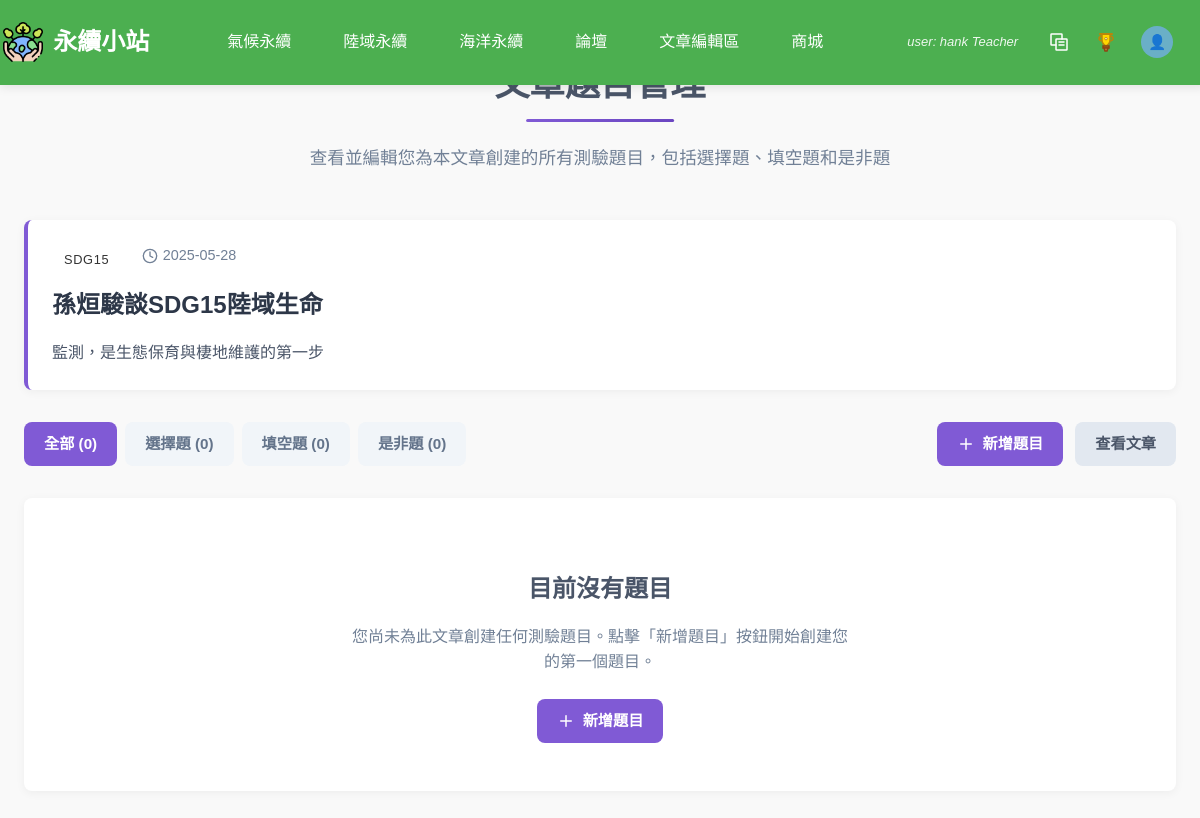
/php/article_questions.php?article_id=11 (signed in), run on an earlier commit of the app's database.
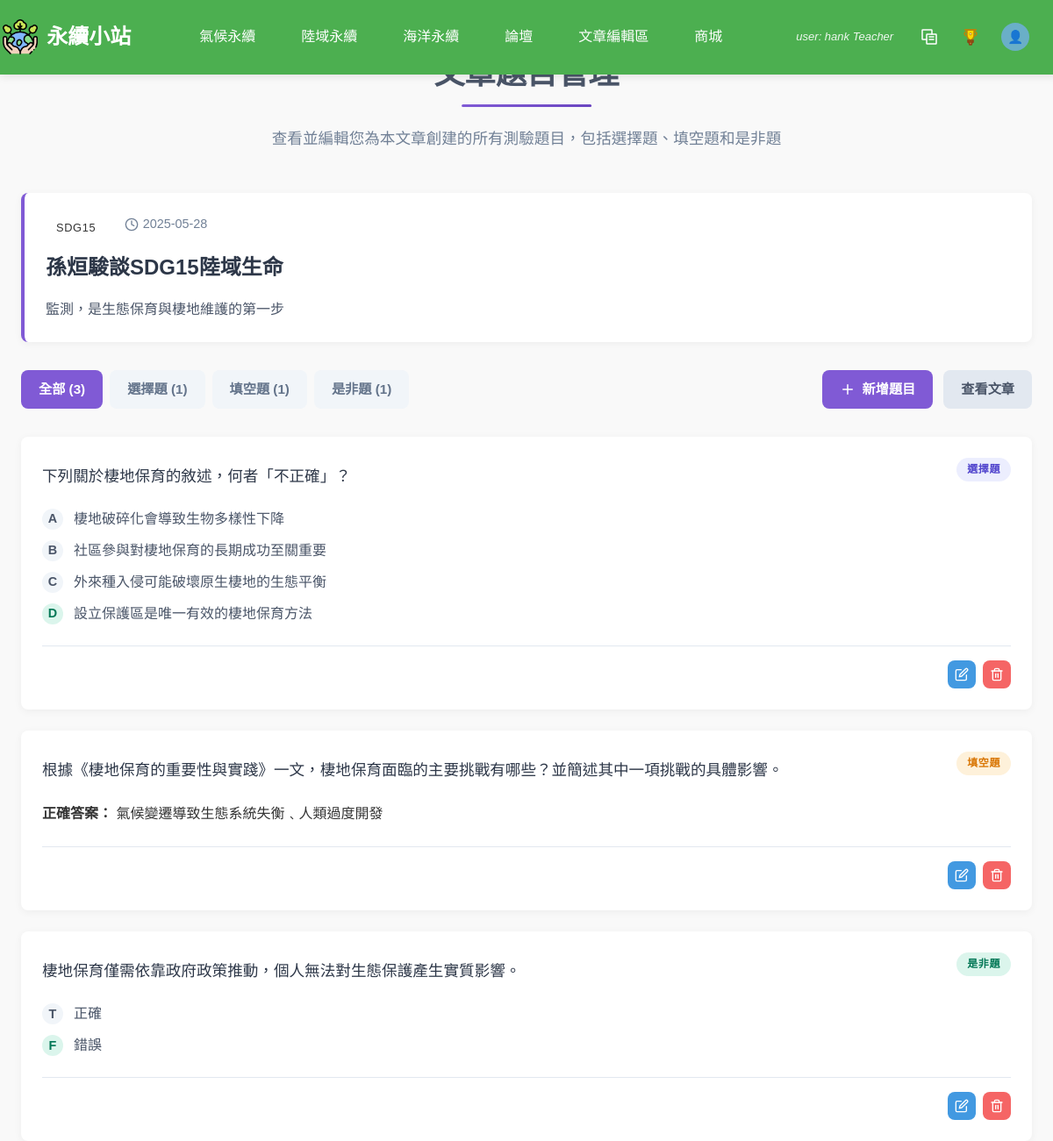
And on a later commit of the database.
### tables this page shows
CREATE TABLE `article` (
  `ArticleID` int(11) NOT NULL COMMENT '文章編號 (PK)',
  `Title` varchar(100) NOT NULL COMMENT '標題',
  `Category` varchar(50) NOT NULL COMMENT '分類',
  `ImageURL` varchar(255) DEFAULT NULL COMMENT '圖片網址',
  `Description` text DEFAULT NULL COMMENT '簡介',
  `ArticleURL` varchar(255) NOT NULL COMMENT '文章網址',
  `UserID` int(11) NOT NULL,
  `Content` longtext DEFAULT NULL COMMENT '文章內容',
  `created_at` timestamp NOT NULL DEFAULT current_timestamp(),
  `teacher_summary` longtext DEFAULT NULL COMMENT '老師重點整理'
);

CREATE TABLE `choicequiz` (
  `choiceID` int(11) NOT NULL COMMENT '選擇題編號 (PK)',
  `QuestionText` text NOT NULL COMMENT '問題文字',
  `OptionA` varchar(100) NOT NULL COMMENT '選項A',
  `OptionB` varchar(100) NOT NULL COMMENT '選項B',
  `OptionC` varchar(100) NOT NULL COMMENT '選項C',
  `OptionD` varchar(100) NOT NULL COMMENT '選項D',
  `CorrectAnswer` char(1) NOT NULL COMMENT '正確答案 (A/B/C/D)',
  `UserID` int(11) NOT NULL COMMENT '出題者 (FK to User)',
  `ArticleID` int(11) DEFAULT NULL COMMENT 'FK to Article'
);

CREATE TABLE `fillquiz` (
  `fillID` int(11) NOT NULL COMMENT '填充題編號 (PK)',
  `QuestionText` text NOT NULL COMMENT '問題文字',
  `CorrectAnswer` varchar(255) NOT NULL COMMENT '正確答案',
  `UserID` int(11) NOT NULL COMMENT '出題者 (FK to User)',
  `ArticleID` int(11) DEFAULT NULL COMMENT 'FK to Article'
);

CREATE TABLE `tfquiz` (
  `tfID` int(11) NOT NULL COMMENT '是非題編號 (PK)',
  `QuestionText` text NOT NULL COMMENT '問題文字',
  `OptionA` varchar(100) NOT NULL COMMENT '選項A',
  `OptionB` varchar(100) NOT NULL COMMENT '選項B',
  `CorrectAnswer` tinyint(1) NOT NULL COMMENT '正確答案 (True/False)',
  `UserID` int(11) NOT NULL COMMENT '出題者 (FK to User)',
  `ArticleID` int(11) DEFAULT NULL COMMENT 'FK to Article'
);

### php/article_questions.php (the view, shortened to what the rows shown need)
<?php
require_once 'db_connect.php';
$article_id = isset($_GET['article_id']) ? $_GET['article_id'] : null;
$user_id = $_SESSION['user_id'] ?? null;
$check_sql = "SELECT * FROM article WHERE ArticleID = ? AND UserID = ?";
$check_stmt = $conn->prepare($check_sql);
if ($check_stmt) {
    $check_stmt->bind_param("ss", $article_id, $user_id);
    $check_stmt->execute();
    $check_result = $check_stmt->get_result();
    $article = $check_result->fetch_assoc();
} else {
    header("Location: teacher_articles.php");
    exit();
}
$question_type = isset($_GET['type']) ? $_GET['type'] : 'all';
$choice_questions = [];
if ($question_type == 'all' || $question_type == 'choice') {
    $choice_sql = "SELECT * FROM choicequiz WHERE ArticleID = ? AND UserID = ?";
    $choice_stmt = $conn->prepare($choice_sql);
    if ($choice_stmt) {
        $choice_stmt->bind_param("ss", $article_id, $user_id);
        $choice_stmt->execute();
        $choice_result = $choice_stmt->get_result();
        while ($row = $choice_result->fetch_assoc()) {
            $row['type'] = 'choice';
            $choice_questions[] = $row;
        }
    }
}
$fill_questions = [];
if ($question_type == 'all' || $question_type == 'fill') {
    $fill_sql = "SELECT * FROM fillquiz WHERE ArticleID = ? AND UserID = ?";
    $fill_stmt = $conn->prepare($fill_sql);
    if ($fill_stmt) {
        $fill_stmt->bind_param("ss", $article_id, $user_id);
        $fill_stmt->execute();
        $fill_result = $fill_stmt->get_result();
        while ($row = $fill_result->fetch_assoc()) {
            $row['type'] = 'fill';
            $fill_questions[] = $row;
        }
    }
}
$tf_questions = [];
if ($question_type == 'all' || $question_type == 'tf') {
    $tf_sql = "SELECT * FROM tfquiz WHERE ArticleID = ? AND UserID = ?";
    $tf_stmt = $conn->prepare($tf_sql);
    if ($tf_stmt) {
        $tf_stmt->bind_param("ss", $article_id, $user_id);
        $tf_stmt->execute();
        $tf_result = $tf_stmt->get_result();
        while ($row = $tf_result->fetch_assoc()) {
            $row['type'] = 'tf';
            $tf_questions[] = $row;
        }
    }
}
$all_questions = array_merge($choice_questions, $fill_questions, $tf_questions);
$time_field = '';
if (!empty($all_questions)) {
    $first_question = reset($all_questions);
}
if (!empty($time_field)) {
    usort($all_questions, function($a, $b) use ($time_field) {
        return strtotime($b[$time_field] ?? 0) - strtotime($a[$time_field] ?? 0);
    });
} else {
    usort($all_questions, function($a, $b) {
        $a_id = 0;
        $b_id = 0;
        if ($a['type'] === 'choice') {
            foreach (['ChoiceQuizID', 'QuizID', 'ID', 'Id', 'id'] as $field) {
                if (isset($a[$field])) {
                    $a_id = $a[$field];
                    break;
                }
            }
        } elseif ($a['type'] === 'fill') {
            foreach (['FillQuizID', 'QuizID', 'ID', 'Id', 'id'] as $field) {
                if (isset($a[$field])) {
                    $a_id = $a[$field];
                    break;
                }
            }
        } elseif ($a['type'] === 'tf') {
            foreach (['TFQuizID', 'QuizID', 'ID', 'Id', 'id'] as $field) {
                if (isset($a[$field])) {
                    $a_id = $a[$field];
                    break;
                }
            }
        }
        if ($b['type'] === 'choice') {
            foreach (['ChoiceQuizID', 'QuizID', 'ID', 'Id', 'id'] as $field) {
                if (isset($b[$field])) {
                    $b_id = $b[$field];
                    break;
                }
            }
        } elseif ($b['type'] === 'fill') {
            foreach (['FillQuizID', 'QuizID', 'ID', 'Id', 'id'] as $field) {
                if (isset($b[$field])) {
                    $b_id = $b[$field];
                    break;
                }
            }
        } elseif ($b['type'] === 'tf') {
            foreach (['TFQuizID', 'QuizID', 'ID', 'Id', 'id'] as $field) {
                if (isset($b[$field])) {
                    $b_id = $b[$field];
                    break;
                }
            }
        }
        return $b_id - $a_id;
    });
}
$total_count = count($all_questions);
$page = isset($_GET['page']) ? (int)$_GET['page'] : 1;
$per_page = 10;
$total_pages = ceil($total_count / $per_page);
$page = max(1, min($page, $total_pages));
$start = ($page - 1) * $per_page;
$current_questions = array_slice($all_questions, $start, $per_page);
?>
<!DOCTYPE html>
<html lang="zh-TW">
<head>
    <link rel="stylesheet" href="../css/nav3.css">
    <link rel="stylesheet" href="../css/article_questions.css">
</head>
<body>
    <header>
        <?php include "nav.php"; ?>
    </header>
    <main class="container">
        <div class="page-header">
            <h1>文章題目管理</h1>
        </div>
        <div class="article-info">
            <?php
            $category_class = '';
            ?>
            <span class="category <?php echo $category_class; ?>"><?php echo htmlspecialchars($article['Category'] ?? '未分類'); ?></span>
            <span class="date">
                <svg xmlns="http://www.w3.org/2000/svg" viewBox="0 0 24 24" fill="none" stroke="currentColor" stroke-width="2" stroke-linecap="round" stroke-linejoin="round">
                    <circle cx="12" cy="12" r="10"></circle>
                    <polyline points="12 6 12 12 16 14"></polyline>
                </svg>
                <?php
                $article_date_value = '';
                foreach (['created_at', 'CreatedAt', 'createdAt', 'CreateTime', 'createTime', 'CreateDate', 'createDate'] as $field) {
                    if (isset($article[$field])) {
                        $article_date_value = $article[$field];
                        break;
                    }
                }
                if (!empty($article_date_value)) {
                    echo date('Y-m-d', strtotime($article_date_value));
                } else {
                    echo '未知日期';
                }
                ?>
            </span>
            <h2><?php echo htmlspecialchars($article['Title'] ?? '無標題'); ?></h2>
            <div class="article-description">
                <?php
                if (!empty($article['Description'])) {
                    echo htmlspecialchars($article['Description']);
                } else {
                    echo htmlspecialchars(mb_substr(strip_tags($article['Content'] ?? ''), 0, 200, 'UTF-8')) . '...';
                }
                ?>
            </div>
        </div>
        <div class="questions-list">
            <?php if (empty($current_questions)): ?>
                <div class="no-questions">
                    <h3>目前沒有題目</h3>
                    <p>您尚未為此文章創建任何測驗題目。點擊「新增題目」按鈕開始創建您的第一個題目。</p>
                    <a href="deepseek-test.php?article_id=<?php echo $article_id; ?>" class="btn btn-primary">
                        <svg xmlns="http://www.w3.org/2000/svg" viewBox="0 0 24 24" fill="none" stroke="currentColor" stroke-width="2" stroke-linecap="round" stroke-linejoin="round">
                            <line x1="12" y1="5" x2="12" y2="19"></line>
                            <line x1="5" y1="12" x2="19" y2="12"></line>
                        </svg>
                        新增題目
                    </a>
                </div>
            <?php else: ?>
                <?php foreach ($current_questions as $question): ?>
                    <div class="question-card">
                        <?php
                        switch ($question['type']) {
                            case 'choice':
                                echo '<span class="question-type choice">選擇題</span>';
                                $options = [
                                    'A' => $question['OptionA'] ?? '',
                                    'B' => $question['OptionB'] ?? '',
                                    'C' => $question['OptionC'] ?? '',
                                    'D' => $question['OptionD'] ?? ''
                                ];
                                $correct_answer = $question['CorrectAnswer'] ?? '';
                                $question_id = $question['choiceID'] ?? '';
                                $delete_url = "?article_id={$article_id}&delete_question={$question_id}&question_type=choice";
                                break;
                            case 'fill':
                                echo '<span class="question-type fill">填空題</span>';
                                $options = [];
                                $correct_answer = $question['CorrectAnswer'] ?? '';
                                $question_id = $question['fillID'] ?? '';
                                $delete_url = "?article_id={$article_id}&delete_question={$question_id}&question_type=fill";
                                break;
                            case 'tf':
                                echo '<span class="question-type tf">是非題</span>';
                                $options = [
                                    'T' => '正確',
                                    'F' => '錯誤'
                                ];
                                $correct_answer = $question['CorrectAnswer'] ? 'T' : 'F';
                                $question_id = $question['tfID'] ?? '';
                                $delete_url = "?article_id={$article_id}&delete_question={$question_id}&question_type=tf";
                                break;
                        }
                        ?>
                        <div class="question-content">
                            <?php echo htmlspecialchars($question['QuestionText'] ?? ''); ?>
                        </div>
                        <?php if (!empty($options)): ?>
                            <div class="question-options">
                                <?php foreach ($options as $key => $value): ?>
                                    <?php if (!empty($value)): ?>
                                        <div class="question-option">
                                            <span class="option-marker <?php echo $key === $correct_answer ? 'correct' : ''; ?>">
                                                <?php echo $key; ?>
                                            </span>
                                            <span class="option-text">
                                                <?php echo htmlspecialchars($value); ?>
                                            </span>
                                        </div>
                                    <?php endif; ?>
                                <?php endforeach; ?>
                            </div>
                        <?php else: ?>
                            <div class="question-answer">
                                <strong>正確答案：</strong> <?php echo htmlspecialchars($correct_answer); ?>
                            </div>
                        <?php endif; ?>
                        <div class="question-footer">
                            <div class="question-actions-footer">
                                <a href="deepseek-test.php?article_id=<?php echo $article_id; ?>&edit_id=<?php echo $question_id; ?>&question=<?php echo htmlspecialchars(urlencode($question['QuestionText'] ?? '')); ?>&type=<?php echo $question['type']; ?>&answer=<?php
                                    if ($question['type'] === 'choice' || $question['type'] === 'fill') {
                                        echo htmlspecialchars(urlencode($question['CorrectAnswer'] ?? ''));
                                    } else if ($question['type'] === 'tf') {
                                        echo htmlspecialchars(urlencode($question['CorrectAnswer'] ? 'T' : 'F'));
                                    }
                                ?><?php
                                    if ($question['type'] === 'choice') {
                                        echo '&option_a=' . htmlspecialchars(urlencode($options['A'] ?? ''));
                                        echo '&option_b=' . htmlspecialchars(urlencode($options['B'] ?? ''));
                                        echo '&option_c=' . htmlspecialchars(urlencode($options['C'] ?? ''));
                                        echo '&option_d=' . htmlspecialchars(urlencode($options['D'] ?? ''));
                                    }
                                ?>" class="action-link edit" title="編輯題目">
                                    <svg xmlns="http://www.w3.org/2000/svg" viewBox="0 0 24 24" fill="none" stroke="currentColor" stroke-width="2" stroke-linecap="round" stroke-linejoin="round">
                                        <path d="M11 4H4a2 2 0 0 0-2 2v14a2 2 0 0 0 2 2h14a2 2 0 0 0 2-2v-7"></path>
                                        <path d="M18.5 2.5a2.121 2.121 0 0 1 3 3L12 15l-4 1 1-4 9.5-9.5z"></path>
                                    </svg>
                                </a>
                                <a href="<?php echo $delete_url; ?>" class="action-link delete" title="刪除題目" onclick="return confirm('確定要刪除這個題目嗎？');">
                                </a>
                            </div>
                        </div>
                    </div>
                <?php endforeach; ?>
            <?php endif; ?>
        </div>
    </main>
</body>
</html>

What changed in the data, as far as the page shows it:
added choicequiz: shows "選擇題", QuestionText "下列關於棲地保育的敘述，何者「不正確」？", key "A", OptionA "棲地破碎化會導致生物多樣性下降", key "B", OptionB "社區參與對棲地保育的長期成功至關重要", key "C", OptionC "外來種入侵可能破壞原生棲地的生態平衡", key "D", OptionD "設立保護區是唯一有效的棲地保育方法"
added fillquiz: shows "填空題", QuestionText "根據《棲地保育的重要性與實踐》一文，棲地保育面臨的主要挑戰有哪些？並簡述其中一項挑戰的具體影響。", CorrectAnswer "氣候變遷導致生態系統失衡﹑人類過度開發"
added tfquiz: shows "是非題", QuestionText "棲地保育僅需依靠政府政策推動，個人無法對生態保護產生實質影響。", key "T", value "正確", key "F", value "錯誤"
Also different on the page:
$total_count: "0" → "3"
$choice_count: "0" → "1"
$fill_count: "0" → "1"
$tf_count: "0" → "1"
text no longer shown: "目前沒有題目 您尚未為此文章創建任何測驗題目。點擊「新增題目」按鈕開始創建您的第一個題目。 新增題目"
